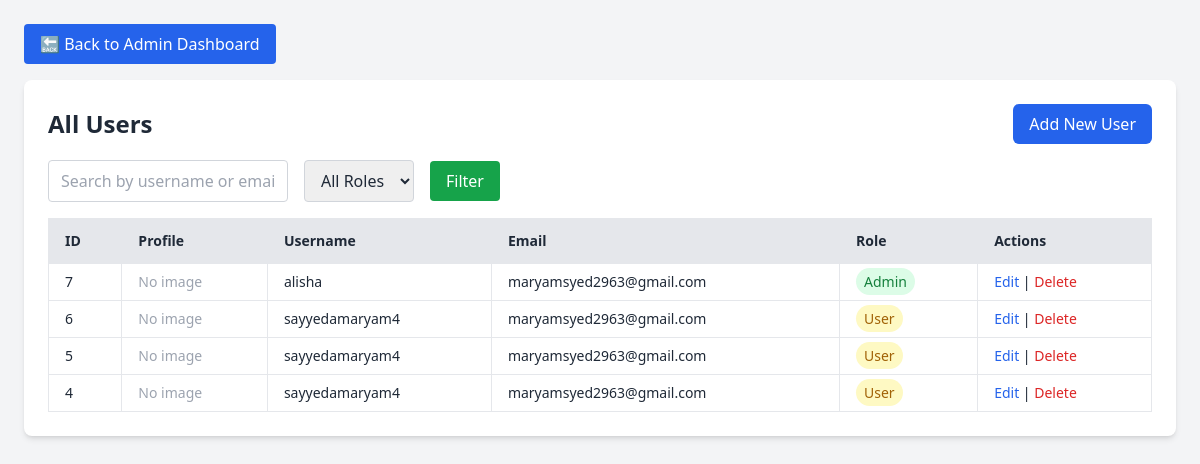
/admin/users.php, run on the app's committed database.
### tables this page shows
CREATE TABLE `users` (
  `id` int(11) NOT NULL,
  `username` varchar(100) DEFAULT NULL,
  `email` varchar(100) DEFAULT NULL,
  `password` varchar(255) DEFAULT NULL,
  `role` varchar(50) DEFAULT NULL,
  `profile_image` varchar(255) DEFAULT NULL
);

### admin/users.php (the view, shortened to what this page needs)
<?php
include('db.php');
$limit = 10;
$page = isset($_GET['page']) ? (int)$_GET['page'] : 1;
$start = ($page - 1) * $limit;
$search = $_GET['search'] ?? '';
$where = "WHERE 1=1";
$users = $conn->query("SELECT * FROM users $where ORDER BY id DESC LIMIT $start, $limit");
?>
<!DOCTYPE html>
<html lang="en">
<head>
    <script src="https://cdn.tailwindcss.com"></script>
</head>
<body class="bg-gray-100 p-6 text-gray-800">
  <div class="mb-4">
  <a href="admin-dashboard.php" class="bg-blue-600 hover:bg-blue-700 text-white font-medium px-4 py-2 rounded inline-block">
    🔙 Back to Admin Dashboard
  </a>
</div>
<div class="max-w-6xl mx-auto bg-white shadow-md rounded-lg p-6">
    <div class="flex justify-between items-center mb-4">
        <h2 class="text-2xl font-bold">All Users</h2>
        <a href="add-user.php" class="bg-blue-600 hover:bg-blue-700 text-white px-4 py-2 rounded-md">Add New User</a>
    </div>
    <form method="GET" class="mb-4 flex flex-wrap gap-4 items-center">
        <input type="text" name="search" placeholder="Search by username or email" value="<?= htmlspecialchars($search) ?>"
               class="border border-gray-300 px-3 py-2 rounded w-60">
        <select name="role" class="border border-gray-300 px-3 py-2 rounded">
            <option value="">All Roles</option>
        </select>
        <button type="submit" class="bg-green-600 hover:bg-green-700 text-white px-4 py-2 rounded">Filter</button>
    </form>
    <div class="overflow-x-auto">
        <table class="min-w-full bg-white border border-gray-200 text-sm">
            <thead>
            <tr class="bg-gray-200 text-left">
                <th class="px-4 py-3 border">ID</th>
                <th class="px-4 py-3 border">Profile</th>
                <th class="px-4 py-3 border">Username</th>
                <th class="px-4 py-3 border">Email</th>
                <th class="px-4 py-3 border">Role</th>
                <th class="px-4 py-3 border">Actions</th>
            </tr>
            </thead>
            <tbody>
            <?php if ($users->num_rows > 0): ?>
                <?php while ($row = $users->fetch_assoc()): ?>
                    <tr class="hover:bg-gray-100">
                        <td class="px-4 py-2 border"><?= $row['id'] ?></td>
                        <td class="px-4 py-2 border">
                            <?php if ($row['profile_image']): ?>
                                <img src="../<?= $row['profile_image'] ?>" class="w-10 h-10 rounded-full object-cover" alt="Profile">
                            <?php else: ?>
                                <span class="text-gray-400">No image</span>
                            <?php endif; ?>
                        </td>
                        <td class="px-4 py-2 border"><?= htmlspecialchars($row['username']) ?></td>
                        <td class="px-4 py-2 border"><?= htmlspecialchars($row['email']) ?></td>
                        <td class="px-4 py-2 border">
                            <span class="px-2 py-1 rounded-full text-sm
                                  <?= $row['role'] == 'admin' ? 'bg-green-100 text-green-700' : 'bg-yellow-100 text-yellow-700' ?>">
                                <?= ucfirst($row['role']) ?>
                            </span>
                        </td>
                        <td class="px-4 py-2 border">
                            <a href="update-user.php?id=<?= $row['id'] ?>" class="text-blue-600 hover:underline">Edit</a> |
                            <a href="delete-user.php?id=<?= $row['id'] ?>" onclick="return confirm('Are you sure?')" class="text-red-600 hover:underline">Delete</a>
                        </td>
                    </tr>
                <?php endwhile; ?>
            <?php else: ?>
                <tr>
                    <td colspan="6" class="text-center py-4 text-gray-500">No users found.</td>
                </tr>
            <?php endif; ?>
            </tbody>
        </table>
    </div>
</div>
</body>
</html>

### data on the page
users: id "7", profile_image "No image", username "alisha", email "maryamsyed2963@gmail.com", role "Admin"
users: id "6", profile_image "No image", username "sayyedamaryam4", email "maryamsyed2963@gmail.com", role "User"
users: id "5", profile_image "No image", username "sayyedamaryam4", email "maryamsyed2963@gmail.com", role "User"
users: id "4", profile_image "No image", username "sayyedamaryam4", email "maryamsyed2963@gmail.com", role "User"
